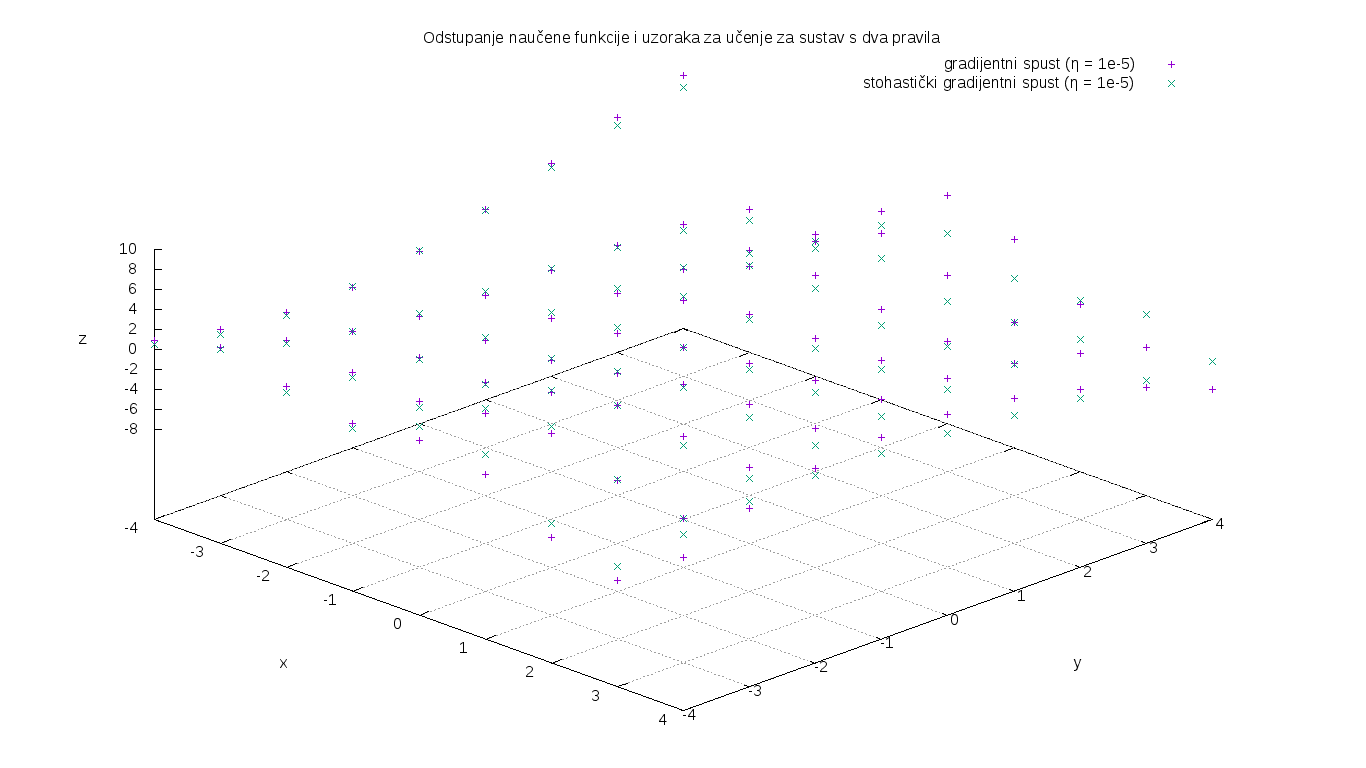

This chart was generated by the following gnuplot code:
set grid
set title "Odstupanje naučene funkcije i uzoraka za učenje za sustav s dva pravila"
set xlabel "x"
set ylabel "y"
set zlabel "z"
set view 45,45
set terminal png size 1366,768
set output "task_04e.png"
splot [-4:4] [-4:4] "task_04_gd_2_e.txt"  title "gradijentni spust (η = 1e-5)", \
                    "task_04_ogd_2_e.txt" title "stohastički gradijentni spust (η = 1e-5)"